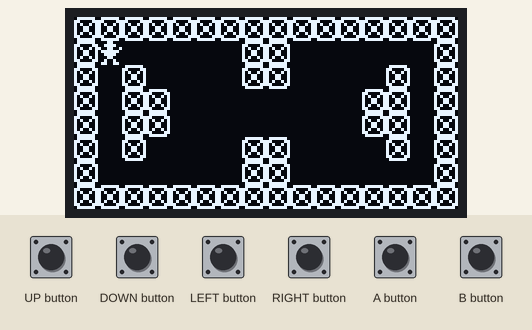
This sketch was run on a simulated Arduboy, built with avr-gcc and run on an emulated ATmega32U4. Parts: 128×64 one-colour display. The test bench sets the inputs (shaded band).

Above: at 1.2 s.
1.3 s: DOWN button pressed for 0.15 s
At 1.9 s:
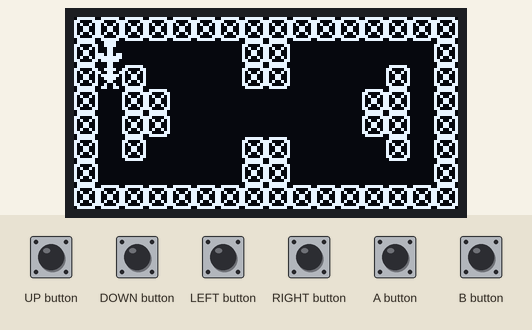
2.0 s: B button pressed for 0.15 s
At 5.0 s:
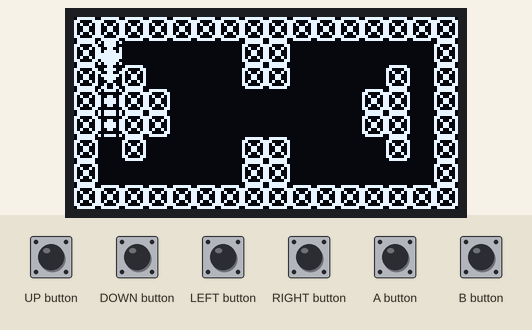
5.1 s: B button pressed for 1 s
9.1 s: UP button pressed for 0.15 s
At 9.7 s:
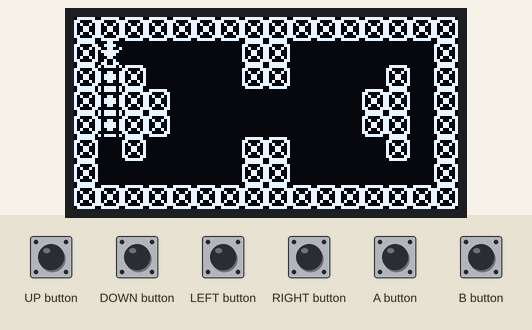
9.8 s: RIGHT button pressed for 1 s
At 11.32 s:
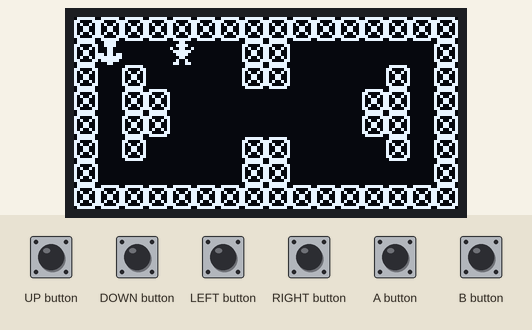
11.4 s: LEFT button pressed for 0.15 s
At 12.8 s:
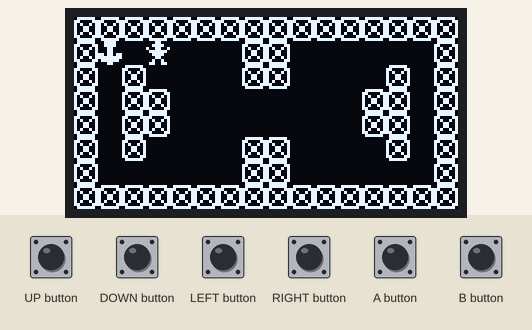
Timing chart, 0 to 13.1 s (numbered marks = the images above; inputs shaded):
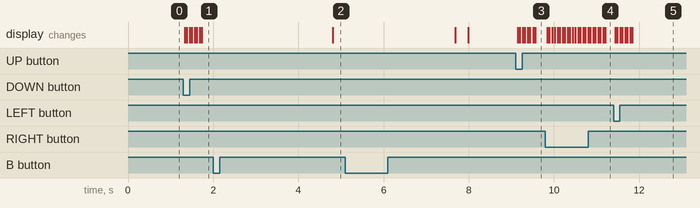

Measured:
- after the input at 1.3 s, the display: first changes at once (image 1 shows a later state)
- after the input at 2.0 s, the display: changes after 2.8 s (image 2)
- after the input at 9.1 s, the display: first changes after 0.05 s (image 3 shows a later state)
- after the input at 9.8 s, the display: first changes after 0.05 s (image 4 shows a later state)
- after the input at 11.4 s, the display: first changes at once (image 5 shows a later state)

The sketch:

arduboy_bomberman.ino
```cpp
#include "stdafx.h"

#include "Bomb.h"
#include "Constants.h"
#include "ExplosionManager.h"
#include "Map.h"
#include "MapAssets.h"
#include "Player.h"
#include "SpriteAssets.h"
#include "UnorderedFixedSizeList.h"

Arduboy arduboy;

Map::MapConfig mapConfig = {
    aMapData,
    aFloorTile,
    aWallTile,
    aSpawnTile};

Map defaultMap(mapConfig);

Player player(aPlayer, &defaultMap);

// TODO: these should be circular lists
UnorderedFixedSizeList<Bomb, BombCount> bombs;

ExplosionManager explosionManager(defaultMap);

bool bWasPressed = false;

void setup()
{
    arduboy.begin();
    player.setPosition(defaultMap.getPlayerSpawnPosition());
}

void loop()
{
    arduboy.clear();
    arduboy.setCursor(0, 0);
    defaultMap.draw(arduboy);
    player.update(arduboy);

    if (arduboy.pressed(B_BUTTON) && !bWasPressed)
    {
        bWasPressed = true;
        bombs.add(Bomb(BombTime, player.getPosition()));
    }
    else if (!arduboy.pressed(B_BUTTON) && bWasPressed)
    {
        bWasPressed = false;
    }

    for (auto &bomb : bombs)
    {
        bomb.update();
    }
    for (int i = 0; i < bombs.length();)
    {
        if (bombs[i].getFramesRemaining() <= 0)
        {
            explosionManager.addExplosion(bombs[i].getPosition());
            bombs.remove(i);
        }
        else
        {
            i++;
        }
    }
    for (auto &bomb : bombs)
    {
        bomb.draw(arduboy);
    }

    explosionManager.update();
    explosionManager.draw(arduboy);

    player.draw(arduboy);
    arduboy.display();
}
```

Bomb.cpp
```cpp
#include "stdafx.h"

#include "Bomb.h"

#include "SpriteAssets.h"
#include "Map.h"

void Bomb::update()
{
    _framesRemaining--;
}

void Bomb::draw(Arduboy &arduboy)
{
    Vec2i pixelPosition = Map::mapPositionToPixelPosition(_position);
    arduboy.drawBitmap(pixelPosition.X, pixelPosition.Y, aBomb, SpriteWidth, SpriteHeight, WHITE);
}
```

Bomb.h
```cpp
#ifndef _BOMB_H
#define _BOMB_H

#include "MapPosition.h"

class Bomb
{
  public:
    explicit Bomb(int framesToLive = 0);
    Bomb(int framesToLive, const Vec2i &position);
    Bomb(const Bomb &bomb);

    Bomb &operator=(const Bomb &other);

    void update();
    void draw(Arduboy &arduboy);

    int getFramesRemaining() const;

    const Vec2i &getPosition() const;

  private:
    Vec2i _position;
    int _framesRemaining;
};

inline Bomb::Bomb(int framesToLive)
    : _position(),
      _framesRemaining(framesToLive) {}
inline Bomb::Bomb(int framesToLive, const Vec2i &position)
    : _position(position),
      _framesRemaining(framesToLive) {}
inline Bomb::Bomb(const Bomb &bomb)
    : _position(bomb._position),
      _framesRemaining(bomb._framesRemaining) {}

inline Bomb &Bomb::operator=(const Bomb &other)
{
    _position = other._position;
    _framesRemaining = other._framesRemaining;
    return *this;
}

inline int Bomb::getFramesRemaining() const
{
    return _framesRemaining;
}

inline const Vec2i &Bomb::getPosition() const
{
    return _position;
}

#endif //_BOMB_H
```

Constants.h
```cpp
#ifndef _CONSTANTS_H
#define _CONSTANTS_H

constexpr int ExplosionDistancePerBomb = 2;
constexpr int BombTime = 120;
constexpr int BombCount = 8;
constexpr int ExplosionTime = 120;

#endif//_CONSTANTS_H
```

Explosion.h
```cpp
#ifndef _EXPLOSION_H
#define _EXPLOSION_H

#include "Vec2i.h"

struct Explosion
{
    Vec2i location;
    int ticksRemaining;
};

#endif //_EXPLOSION_H
```

ExplosionManager.cpp
```cpp
#include "stdafx.h"

#include "ExplosionManager.h"

#include "SpriteAssets.h"
#include "Map.h"

void ExplosionManager::addExplosion(const Vec2i &position)
{
    _explosionList.add((Explosion){position, ExplosionTime});
    // explode up
    for (int i = 0; i < ExplosionDistancePerBomb; i++)
    {
        Vec2i testSpace = position - Vec2i(0, i + 1);
        if (_map.isSpaceEmpty(testSpace))
        {
            _explosionList.add((Explosion){testSpace, ExplosionTime});
        }
        else
        {
            break;
        }
    }
    // explode down
    for (int i = 0; i < ExplosionDistancePerBomb; i++)
    {
        Vec2i testSpace = position + Vec2i(0, i + 1);
        if (_map.isSpaceEmpty(testSpace))
        {
            _explosionList.add((Explosion){testSpace, ExplosionTime});
        }
        else
        {
            break;
        }
    }
    // explode left
    for (int i = 0; i < ExplosionDistancePerBomb; i++)
    {
        Vec2i testSpace = position - Vec2i(i + 1, 0);
        if (_map.isSpaceEmpty(testSpace))
        {
            _explosionList.add((Explosion){testSpace, ExplosionTime});
        }
        else
        {
            break;
        }
    }
    // explode right
    for (int i = 0; i < ExplosionDistancePerBomb; i++)
    {
        Vec2i testSpace = position + Vec2i(i + 1, 0);
        if (_map.isSpaceEmpty(testSpace))
        {
            _explosionList.add((Explosion){testSpace, ExplosionTime});
        }
        else
        {
            break;
        }
    }
}

void ExplosionManager::update()
{
    int i = 0;
    while (i < _explosionList.length())
    {
        auto &explosion = _explosionList[i];
        explosion.ticksRemaining--;
        if (explosion.ticksRemaining <= 0)
        {
            _explosionList.remove(i);
        }
        else
        {
            i++;
        }
    }
}

void ExplosionManager::draw(Arduboy &arduboy) const
{
    for (const auto &explosion : _explosionList)
    {
        Vec2i pixelPosition = Map::mapPositionToPixelPosition(explosion.location);
        arduboy.drawBitmap(pixelPosition.X, pixelPosition.Y, aExplosion, SpriteWidth, SpriteHeight, WHITE);
    }
}
```

ExplosionManager.h
```cpp
#ifndef _EXPLOSION_MANAGER_H
#define _EXPLOSION_MANAGER_H

class Vec2i;
class Map;

#include "Constants.h"
#include "Explosion.h"
#include "UnorderedFixedSizeList.h"

class ExplosionManager
{
  public:
    explicit ExplosionManager(const Map &map);

    void addExplosion(const Vec2i &position);
    void update();
    void draw(Arduboy &arduboy) const;

  private:
    // 1 bomb at each bomb location plus distance number of explosions per cardinal direction
    UnorderedFixedSizeList<Explosion, ExplosionDistancePerBomb * BombCount * 4 + BombCount> _explosionList;

    const Map &_map;
};

inline ExplosionManager::ExplosionManager(const Map &map) : _map(map) {}

#endif //_EXPLOSION_MANAGER_H
```

Map.cpp
```cpp
#include "stdafx.h"

#include "Map.h"

Map::Map(const MapConfig &mapConfig)
{
    memcpy(&_mapConfig, &mapConfig, sizeof(MapConfig));
}

void Map::draw(Arduboy &arduboy) const
{
    int mapIndex = 0;
    arduboy.drawRect(0, 0, WidthPixels, HeightPixels, BLACK);
    for (int y = 0; y < HeightPixels; y += TileHeight)
    {
        for (int x = 0; x < WidthPixels; x += TileWidth, mapIndex++)
        {
            uint8_t tile = getTileAtOffset(mapIndex);
            const uint8_t *pBitmap;
            switch (tile)
            {
            default:
            case EmptyTile:
                pBitmap = _mapConfig.pEmptyTile;
                break;
            case WallTile:
                pBitmap = _mapConfig.pWallTile;
                break;
            case PlayerSpawnTile:
                pBitmap = _mapConfig.pPlayerSpawnTile;
                break;
            }
            arduboy.drawBitmap(x, y, pBitmap, TileWidth, TileHeight, WHITE);
        }
    }
}

Vec2i Map::getPlayerSpawnPosition() const
{
    Vec2i position;
    int offset = 0;
    for (position.Y = 0; position.Y < Height; position.Y++)
    {
        for (position.X = 0; position.X < Width; position.X++, offset++)
        {
            if (getTileAtOffset(offset) == PlayerSpawnTile)
            {
                return position;
            }
        }
    }
    return Vec2i();
}
```

Map.h
```cpp
#ifndef _MAP_H
#define _MAP_H

#include "Vec2i.h"

/**
 * Defines a Map on which we can play Bomberman
 */
class Map
{
  public:
    //! A tile that we can walk on
    static const uint8_t EmptyTile = 0;

    //! A tile representing a wall
    static const uint8_t WallTile = 1;

    //! The tile the player spawns at
    static const uint8_t PlayerSpawnTile = 2;

    //! Width of the map in pixels (the screen size of Arduboy)
    static const int WidthPixels = 128;

    //! Width of a tile in the map
    static const int TileWidth = 8;

    //! The width of the map in tiles
    static const int Width = WidthPixels / TileWidth;

    //! The height of the map in pixels (the screen size of Arduboy)
    static const int HeightPixels = 64;

    //! The height of a tile in the map
    static const int TileHeight = 8;

    //! The height of the map in tiles
    static const int Height = HeightPixels / TileHeight;

    /*!
     * Converts a position of the map in tiles to a position on the map in pixels
     * @param mapPosition the position on the map to convert
     * @return the position in pixels
     */
    static constexpr Vec2i mapPositionToPixelPosition(Vec2i mapPosition)
    {
        return Vec2i(
            mapPosition.X * TileWidth,
            mapPosition.Y * TileHeight);
    }

    /*!
     * Struct used to create a map, all the parameters to configure
     */
    struct MapConfig
    {
        const uint8_t *pMapData;
        const uint8_t *pEmptyTile;
        const uint8_t *pWallTile;
        const uint8_t *pPlayerSpawnTile;
    };

    /*!
     * Creates a map given a configuration
     * @param mapConfig the map configuration
     */
    explicit Map(const MapConfig &mapConfig);

    /*!
     * Draws the map using the provided arduboy library
     * @param the library used for drawing
     */
    void draw(Arduboy &arduboy) const;

    /*!
     * Gets the start position for the player
     * @return the player's start position
     */
    Vec2i getPlayerSpawnPosition() const;

    /*!
     * Determines if a space on the map is empty/can be moved onto
     * @param tilePosition the space on the map to check
     * @return true if the given tile position is empty
     */
    bool isSpaceEmpty(const Vec2i &tilePosition) const;

  private:
    /*!
     * Given some offset into map memory, tells you the tile there
     * @param offset the offset into map memory
     * @return the tile at the offset
     */
    uint8_t getTileAtOffset(ptrdiff_t offset) const;

    MapConfig _mapConfig;
};

inline uint8_t Map::getTileAtOffset(ptrdiff_t offset) const
{
    return pgm_read_word_near(_mapConfig.pMapData + offset);
}

inline bool Map::isSpaceEmpty(const Vec2i &tilePosition) const
{
    if (tilePosition.X < 0 || tilePosition.Y < 0 || tilePosition.X >= Width || tilePosition.Y >= Height)
    {
        return false;
    }
    uint8_t tile = getTileAtOffset(tilePosition.Y * Width + tilePosition.X);
    return tile != WallTile;
}

#endif //_MAP_H
```

MapPosition.cpp
```cpp
#include "stdafx.h"

#include "MapPosition.h"

#include "Map.h"

void MapPosition::update()
{
    if (_framesUntilArrival > 0)
    {
        _framesUntilArrival--;
        if (_framesUntilArrival == 0)
        {
            _currentTile = _nextTile;
        }
    }
}

Vec2i MapPosition::getPixelPosition() const
{
    if (_framesUntilArrival == 0)
    {
        return Map::mapPositionToPixelPosition(_currentTile);
    }

    Vec2i currentPosition = Map::mapPositionToPixelPosition(_currentTile);
    Vec2i nextPosition = Map::mapPositionToPixelPosition(_nextTile);
    Vec2i invDeltaPosition = currentPosition - nextPosition;
    return ((_framesUntilArrival * currentPosition - _framesUntilArrival * nextPosition) / _framesPerTile) + nextPosition;
}
```

MapPosition.h
```cpp
#ifndef _MAP_POSITION_H
#define _MAP_POSITION_H

#include "stdafx.h"

#include "Vec2i.h"

class Map;

/*!
 * Represents the position of an object on the map and facilitates moving it
 */
class MapPosition
{
  public:
    MapPosition(int16_t framesPerTile = 0);
    explicit MapPosition(const Vec2i &tilePosition, int16_t framesPerTile = 0);
    MapPosition(const MapPosition &other);
    MapPosition &operator=(const MapPosition &other);

    void update();
    Vec2i getPixelPosition() const;
    const Vec2i &getPosition() const;

    int16_t getFramesUntilArrival() const;

    void moveTo(const Vec2i &nextTile);
    void setPosition(const Vec2i &position);

  private:
    int16_t _framesPerTile;      //!< the number of frames it takes to go from one tile to another
    int16_t _framesUntilArrival; //!< countdown until we're on the next tile.
    Vec2i _currentTile;          //!< the current tile
    Vec2i _nextTile;             //!< the tile we're moving to
};

inline MapPosition::MapPosition(int16_t framesPerTile)
    : _framesPerTile(framesPerTile),
      _framesUntilArrival(0),
      _currentTile(Vec2i()),
      _nextTile(Vec2i()) {}
inline MapPosition::MapPosition(const Vec2i &tilePosition, int16_t framesPerTile)
    : _framesPerTile(framesPerTile),
      _framesUntilArrival(0),
      _currentTile(tilePosition),
      _nextTile(tilePosition) {}
inline MapPosition::MapPosition(const MapPosition &other)
    : _framesPerTile(other._framesPerTile),
      _framesUntilArrival(other._framesUntilArrival),
      _currentTile(other._currentTile),
      _nextTile(other._nextTile) {}

inline MapPosition &MapPosition::operator=(const MapPosition &other)
{
    _framesPerTile = other._framesPerTile;
    _framesUntilArrival = other._framesUntilArrival;
    _currentTile = other._currentTile;
    _nextTile = other._nextTile;
}

inline const Vec2i &MapPosition::getPosition() const
{
    return _currentTile;
}

inline int16_t MapPosition::getFramesUntilArrival() const
{
    return _framesUntilArrival;
}

inline void MapPosition::moveTo(const Vec2i &nextTile)
{
    if (nextTile == _currentTile)
    {
        return;
    }
    _currentTile = _nextTile;
    _nextTile = nextTile;
    _framesUntilArrival = _framesPerTile;
}

inline void MapPosition::setPosition(const Vec2i &position)
{
    _currentTile = position;
    _nextTile = position;
    _framesUntilArrival = 0;
}

#endif //_MAP_POSITION_H
```

Player.cpp
```cpp
#include "stdafx.h"

#include "Player.h"

#include "Map.h"
#include "SpriteAssets.h"
#include "Vec2i.h"
#include <assert.h>

void Player::processInput(Arduboy &arduboy)
{
    assert(_pMap);

    Vec2i nextPosition = _position.getPosition();
    if (_pMap->isSpaceEmpty(Vec2i(nextPosition.X, nextPosition.Y - 1)) && arduboy.pressed(UP_BUTTON))
    {
        nextPosition.Y -= 1;
    }
    else if (_pMap->isSpaceEmpty(Vec2i(nextPosition.X, nextPosition.Y + 1)) && arduboy.pressed(DOWN_BUTTON))
    {
        nextPosition.Y += 1;
    }
    else if (_pMap->isSpaceEmpty(Vec2i(nextPosition.X - 1, nextPosition.Y)) && arduboy.pressed(LEFT_BUTTON))
    {
        nextPosition.X -= 1;
    }
    else if (_pMap->isSpaceEmpty(Vec2i(nextPosition.X + 1, nextPosition.Y)) && arduboy.pressed(RIGHT_BUTTON))
    {
        nextPosition.X += 1;
    }

    _position.moveTo(nextPosition);
}

void Player::update(Arduboy &arduboy)
{
    _position.update();
    if (_position.getFramesUntilArrival() == 0)
    {
        processInput(arduboy);
    }
}

void Player::draw(Arduboy &arduboy) const
{
    Vec2i pixelPosition = _position.getPixelPosition();
    arduboy.fillRect(pixelPosition.X, pixelPosition.Y, SpriteWidth, SpriteHeight, BLACK);
    arduboy.drawBitmap(pixelPosition.X, pixelPosition.Y, aPlayer, SpriteWidth, SpriteHeight, WHITE);
}
```

Player.h
```cpp
#ifndef _PLAYER_H
#define _PLAYER_H

#include <stdint.h>

#include "MapPosition.h"

class Arduboy;

/*!
 * Class representing the player in Bomberman
 */
class Player
{
public:
  /*!
   * Constructs the player from an image and places him in the given Map
   * @param pPlayerImage a pointer to the memory used to draw the player
   * @param pMap the map the player will belong to
   */
  Player(const uint8_t *pPlayerImage, Map *pMap);

  /*!
   * Ticks the player by a single frame
   * @param arduboy the instance of the Arduboy library
   */
  void update(Arduboy &arduboy);

  /*!
   * Draws the player to the screen
   * @param arduboy the arduboy library (to help draw)
   */
  void draw(Arduboy &arduboy) const;

  /*!
   * Instantly sets the player to the given position, cancelling animations
   * @param position the position to move to
   */
  void setPosition(const Vec2i &position);

  /*!
   * Retrieves the position of the player
   */
  const Vec2i &getPosition() const;

private:
  /*!
   * Processes the player input to move the player
   * @param arduboy the arduboy from which we'll process input
   */
  void processInput(Arduboy &arduboy);

  MapPosition _position;
  Map *_pMap;
};

inline Player::Player(const uint8_t *pPlayerImage, Map *pMap)
    : _position(20),
      _pMap(pMap)
{
}

inline void Player::setPosition(const Vec2i &position)
{
  _position.setPosition(position);
}

inline const Vec2i &Player::getPosition() const
{
  return _position.getPosition();
  ;
}

#endif //_PLAYER_H
```

SpriteAssets.h
```cpp
#ifndef _PLAYER_ASSETS_H
#define _PLAYER_ASSETS_H

#include "stdafx.h"

const uint8_t aPlayer[] PROGMEM = {0x4, 0x88, 0xda, 0x3f, 0x3f, 0xda, 0x88, 0x4};
const uint8_t aBomb[] PROGMEM = {0x0, 0x70, 0xf8, 0xfe, 0xe9, 0xda, 0x70, 0x0};
const uint8_t aExplosion[] PROGMEM = {0xbd, 0x0, 0x99, 0xbd, 0xbd, 0x99, 0x0, 0xbd};
const uint8_t SpriteWidth = 8;
const uint8_t SpriteHeight = 8;

#endif //_PLAYER_ASSETS_H
```

stdafx.h
```cpp
#ifndef _STDAFX_H
#define _STDAFX_H

#include <Arduboy.h>
#include <stdint.h>
#include <string.h>

#endif//_STDAFX_H
```

Source omitted: MapAssets.h (data table, 807 bytes), UnorderedFixedSizeList.h (1787 bytes), Vec2i.h (1598 bytes)
